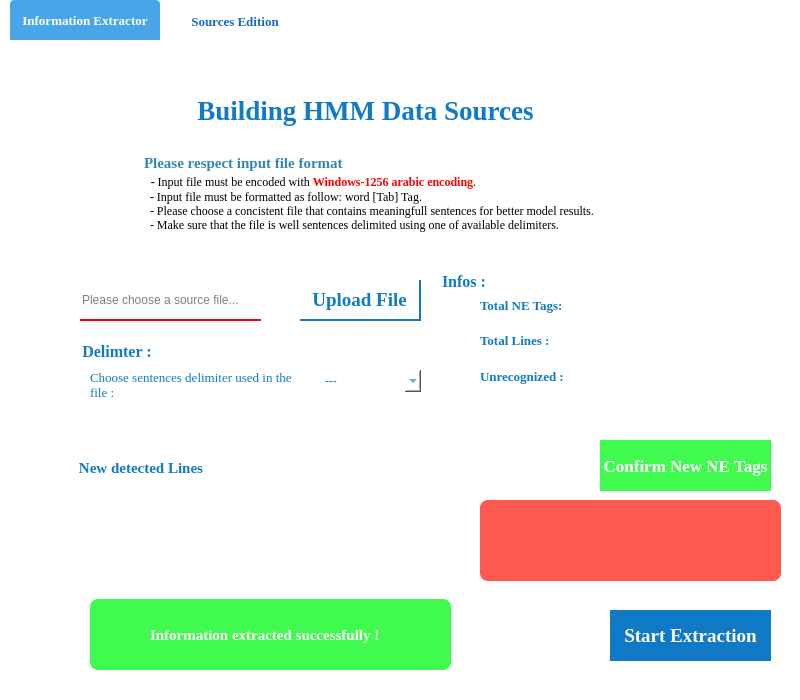
<?xml version="1.0" encoding="UTF-8"?>
<ui version="4.0">
 <class>MainWindow</class>
 <widget class="QMainWindow" name="MainWindow">
  <property name="geometry">
   <rect>
    <x>0</x>
    <y>0</y>
    <width>800</width>
    <height>700</height>
   </rect>
  </property>
  <property name="windowTitle">
   <string>Corpus Sources Automation Tool</string>
  </property>
  <property name="styleSheet">
   <string notr="true">* {

background-color: white;
}
QTabBar::tab{
background-color:white;
height: 40px;
min-width: 50px;
width:150px;
color: #156abf;

}
QTabBar::tab:selected {
background-color:#48a5e8;
border-top-right-radius: 4px;
border-top-left-radius: 4px;
color:white;
}
#infosGB,#delimiterGB{
border: 1px solid red;
}
QScrollBar:vertical {
    border: none;
    background-color: rgba(255,255,255,0);
    width: 10px;
    margin: 0px 0px 0px 5px;
 } 



</string>
  </property>
  <widget class="QWidget" name="centralwidget">
   <widget class="QTabWidget" name="tabs">
    <property name="geometry">
     <rect>
      <x>10</x>
      <y>0</y>
      <width>781</width>
      <height>701</height>
     </rect>
    </property>
    <property name="font">
     <font>
      <family>Times New Roman</family>
      <pointsize>10</pointsize>
      <weight>75</weight>
      <bold>true</bold>
     </font>
    </property>
    <property name="styleSheet">
     <string notr="true">border: Opx;</string>
    </property>
    <property name="currentIndex">
     <number>0</number>
    </property>
    <property name="tabsClosable">
     <bool>false</bool>
    </property>
    <widget class="QWidget" name="indexesTab">
     <property name="minimumSize">
      <size>
       <width>100</width>
       <height>465</height>
      </size>
     </property>
     <property name="font">
      <font>
       <family>Times New Roman</family>
       <pointsize>10</pointsize>
       <weight>75</weight>
       <bold>true</bold>
      </font>
     </property>
     <property name="styleSheet">
      <string notr="true">height : 50px;
</string>
     </property>
     <attribute name="title">
      <string>Information Extractor</string>
     </attribute>
     <widget class="QLabel" name="label">
      <property name="geometry">
       <rect>
        <x>150</x>
        <y>20</y>
        <width>411</width>
        <height>101</height>
       </rect>
      </property>
      <property name="font">
       <font>
        <family>Times New Roman</family>
        <pointsize>20</pointsize>
        <weight>75</weight>
        <bold>true</bold>
       </font>
      </property>
      <property name="styleSheet">
       <string notr="true">color:#107ac7;
</string>
      </property>
      <property name="text">
       <string>Building HMM Data Sources</string>
      </property>
      <property name="alignment">
       <set>Qt::AlignCenter</set>
      </property>
     </widget>
     <widget class="QPushButton" name="startButton">
      <property name="geometry">
       <rect>
        <x>600</x>
        <y>570</y>
        <width>161</width>
        <height>51</height>
       </rect>
      </property>
      <property name="font">
       <font>
        <family>Times New Roman</family>
        <pointsize>14</pointsize>
        <weight>75</weight>
        <bold>true</bold>
       </font>
      </property>
      <property name="styleSheet">
       <string notr="true">background-color:#107ac7;
color: white;

</string>
      </property>
      <property name="text">
       <string>Start Extraction</string>
      </property>
     </widget>
     <widget class="QLabel" name="label_2">
      <property name="geometry">
       <rect>
        <x>90</x>
        <y>110</y>
        <width>31</width>
        <height>31</height>
       </rect>
      </property>
      <property name="text">
       <string/>
      </property>
      <property name="pixmap">
       <pixmap>assets/infos_icon.png</pixmap>
      </property>
     </widget>
     <widget class="QTextEdit" name="textEdit">
      <property name="geometry">
       <rect>
        <x>130</x>
        <y>110</y>
        <width>541</width>
        <height>101</height>
       </rect>
      </property>
      <property name="font">
       <font>
        <family>Times New Roman</family>
       </font>
      </property>
      <property name="html">
       <string>&lt;!DOCTYPE HTML PUBLIC &quot;-//W3C//DTD HTML 4.0//EN&quot; &quot;http://www.w3.org/TR/REC-html40/strict.dtd&quot;&gt;
&lt;html&gt;&lt;head&gt;&lt;meta name=&quot;qrichtext&quot; content=&quot;1&quot; /&gt;&lt;style type=&quot;text/css&quot;&gt;
p, li { white-space: pre-wrap; }
&lt;/style&gt;&lt;/head&gt;&lt;body style=&quot; font-family:'Times New Roman'; font-size:8.25pt; font-weight:400; font-style:normal;&quot;&gt;
&lt;p style=&quot; margin-top:0px; margin-bottom:0px; margin-left:0px; margin-right:0px; -qt-block-indent:0; text-indent:0px;&quot;&gt;&lt;span style=&quot; font-family:'MS Shell Dlg 2'; font-size:11pt; font-weight:600; color:#3486b3;&quot;&gt;Please respect input file format&lt;/span&gt;&lt;/p&gt;
&lt;p style=&quot; margin-top:0px; margin-bottom:0px; margin-left:0px; margin-right:0px; -qt-block-indent:0; text-indent:0px;&quot;&gt;&lt;span style=&quot; font-family:'MS Shell Dlg 2'; font-size:11pt; font-weight:600; color:#3486b3;&quot;&gt; &lt;/span&gt;&lt;span style=&quot; font-family:'MS Shell Dlg 2'; font-size:9pt; font-weight:600;&quot;&gt; - &lt;/span&gt;&lt;span style=&quot; font-family:'MS Shell Dlg 2'; font-size:9pt;&quot;&gt;Input file must be encoded with &lt;/span&gt;&lt;span style=&quot; font-family:'MS Shell Dlg 2'; font-size:9pt; font-weight:600; color:#ff0000;&quot;&gt;Windows-1256 arabic encoding&lt;/span&gt;&lt;span style=&quot; font-family:'MS Shell Dlg 2'; font-size:9pt;&quot;&gt;.&lt;/span&gt;&lt;span style=&quot; font-family:'MS Shell Dlg 2'; font-size:9pt; font-weight:600; color:#3486b3;&quot;&gt; &lt;/span&gt;&lt;/p&gt;
&lt;p style=&quot; margin-top:0px; margin-bottom:0px; margin-left:0px; margin-right:0px; -qt-block-indent:0; text-indent:0px;&quot;&gt;&lt;span style=&quot; font-family:'MS Shell Dlg 2'; font-size:9pt; font-weight:600;&quot;&gt;  - &lt;/span&gt;&lt;span style=&quot; font-family:'MS Shell Dlg 2'; font-size:9pt;&quot;&gt;Input file must be formatted as follow: word [Tab] Tag.&lt;/span&gt;&lt;/p&gt;
&lt;p style=&quot; margin-top:0px; margin-bottom:0px; margin-left:0px; margin-right:0px; -qt-block-indent:0; text-indent:0px;&quot;&gt;&lt;span style=&quot; font-family:'MS Shell Dlg 2'; font-size:9pt;&quot;&gt;  - Please choose a concistent file that contains meaningfull sentences for better model results.&lt;/span&gt;&lt;/p&gt;
&lt;p style=&quot; margin-top:0px; margin-bottom:0px; margin-left:0px; margin-right:0px; -qt-block-indent:0; text-indent:0px;&quot;&gt;&lt;span style=&quot; font-family:'MS Shell Dlg 2'; font-size:9pt;&quot;&gt;  - Make sure that the file is well sentences delimited using one of available delimiters.&lt;/span&gt;&lt;/p&gt;&lt;/body&gt;&lt;/html&gt;</string>
      </property>
     </widget>
     <widget class="QGroupBox" name="delimiterGB">
      <property name="geometry">
       <rect>
        <x>70</x>
        <y>300</y>
        <width>341</width>
        <height>81</height>
       </rect>
      </property>
      <property name="font">
       <font>
        <family>Times New Roman</family>
        <pointsize>12</pointsize>
        <weight>75</weight>
        <bold>true</bold>
       </font>
      </property>
      <property name="styleSheet">
       <string notr="true">color:#107ac7;</string>
      </property>
      <property name="title">
       <string>Delimter :</string>
      </property>
      <widget class="QComboBox" name="delimiterCB">
       <property name="geometry">
        <rect>
         <x>240</x>
         <y>30</y>
         <width>101</width>
         <height>22</height>
        </rect>
       </property>
       <item>
        <property name="text">
         <string>---</string>
        </property>
       </item>
       <item>
        <property name="text">
         <string>***</string>
        </property>
       </item>
       <item>
        <property name="text">
         <string>&lt;/EOS&gt;</string>
        </property>
       </item>
      </widget>
      <widget class="QLabel" name="label_3">
       <property name="geometry">
        <rect>
         <x>10</x>
         <y>30</y>
         <width>221</width>
         <height>51</height>
        </rect>
       </property>
       <property name="font">
        <font>
         <family>Times New Roman</family>
         <pointsize>10</pointsize>
        </font>
       </property>
       <property name="text">
        <string>Choose sentences delimiter used in the file :</string>
       </property>
       <property name="alignment">
        <set>Qt::AlignLeading|Qt::AlignLeft|Qt::AlignTop</set>
       </property>
       <property name="wordWrap">
        <bool>true</bool>
       </property>
      </widget>
     </widget>
     <widget class="QGroupBox" name="infosGB">
      <property name="geometry">
       <rect>
        <x>430</x>
        <y>230</y>
        <width>331</width>
        <height>131</height>
       </rect>
      </property>
      <property name="font">
       <font>
        <family>Times New Roman</family>
        <pointsize>12</pointsize>
        <weight>75</weight>
        <bold>true</bold>
       </font>
      </property>
      <property name="styleSheet">
       <string notr="true">color:#107ac7;</string>
      </property>
      <property name="title">
       <string>Infos :</string>
      </property>
      <widget class="QWidget" name="verticalLayoutWidget_2">
       <property name="geometry">
        <rect>
         <x>40</x>
         <y>20</y>
         <width>261</width>
         <height>101</height>
        </rect>
       </property>
       <layout class="QVBoxLayout" name="verticalLayout_2">
        <item>
         <layout class="QHBoxLayout" name="horizontalLayout">
          <item>
           <widget class="QLabel" name="label_5">
            <property name="font">
             <font>
              <family>Times New Roman</family>
              <pointsize>10</pointsize>
              <weight>75</weight>
              <bold>true</bold>
             </font>
            </property>
            <property name="text">
             <string>Total NE Tags:</string>
            </property>
           </widget>
          </item>
          <item>
           <widget class="QLabel" name="NETagsLabel">
            <property name="text">
             <string/>
            </property>
           </widget>
          </item>
         </layout>
        </item>
        <item>
         <layout class="QHBoxLayout" name="horizontalLayout_3">
          <item>
           <widget class="QLabel" name="label_7">
            <property name="font">
             <font>
              <family>Times New Roman</family>
              <pointsize>10</pointsize>
              <weight>75</weight>
              <bold>true</bold>
             </font>
            </property>
            <property name="text">
             <string>Total Lines :</string>
            </property>
           </widget>
          </item>
          <item>
           <widget class="QLabel" name="OtherTagsLabel">
            <property name="text">
             <string/>
            </property>
           </widget>
          </item>
         </layout>
        </item>
        <item>
         <layout class="QHBoxLayout" name="horizontalLayout_4">
          <item>
           <widget class="QLabel" name="label_9">
            <property name="font">
             <font>
              <family>Times New Roman</family>
              <pointsize>10</pointsize>
              <weight>75</weight>
              <bold>true</bold>
             </font>
            </property>
            <property name="text">
             <string>Unrecognized :</string>
            </property>
           </widget>
          </item>
          <item>
           <widget class="QLabel" name="UnkTagsLabel">
            <property name="text">
             <string/>
            </property>
           </widget>
          </item>
         </layout>
        </item>
       </layout>
      </widget>
     </widget>
     <widget class="QLineEdit" name="lineEdit">
      <property name="geometry">
       <rect>
        <x>70</x>
        <y>240</y>
        <width>181</width>
        <height>41</height>
       </rect>
      </property>
      <property name="styleSheet">
       <string notr="true">border-bottom: 2px solid red;</string>
      </property>
      <property name="readOnly">
       <bool>true</bool>
      </property>
      <property name="placeholderText">
       <string>Please choose a source file...</string>
      </property>
     </widget>
     <widget class="QPushButton" name="uploadFileButton">
      <property name="geometry">
       <rect>
        <x>290</x>
        <y>240</y>
        <width>121</width>
        <height>41</height>
       </rect>
      </property>
      <property name="font">
       <font>
        <family>Times New Roman</family>
        <pointsize>14</pointsize>
        <weight>75</weight>
        <bold>true</bold>
       </font>
      </property>
      <property name="styleSheet">
       <string notr="true">border-right: 2px solid #107ac7;
border-bottom: 2px solid #107ac7;
color:#107ac7;

</string>
      </property>
      <property name="text">
       <string>Upload File</string>
      </property>
     </widget>
     <widget class="QGroupBox" name="errorContainer">
      <property name="geometry">
       <rect>
        <x>470</x>
        <y>460</y>
        <width>301</width>
        <height>81</height>
       </rect>
      </property>
      <property name="styleSheet">
       <string notr="true">background-color:rgba(252, 90, 78,1);
border-top-right-radius: 8px;
border-top-left-radius: 8px;
border-bottom-right-radius: 8px;
border-bottom-left-radius: 8px;</string>
      </property>
      <property name="title">
       <string/>
      </property>
      <widget class="QLabel" name="label_4">
       <property name="geometry">
        <rect>
         <x>20</x>
         <y>20</y>
         <width>31</width>
         <height>31</height>
        </rect>
       </property>
       <property name="styleSheet">
        <string notr="true">background-color:transparent;</string>
       </property>
       <property name="text">
        <string/>
       </property>
       <property name="pixmap">
        <pixmap>assets/error_icon.png</pixmap>
       </property>
      </widget>
      <widget class="QLabel" name="errorLabel">
       <property name="geometry">
        <rect>
         <x>70</x>
         <y>20</y>
         <width>211</width>
         <height>51</height>
        </rect>
       </property>
       <property name="font">
        <font>
         <family>Times New Roman</family>
         <pointsize>9</pointsize>
         <weight>75</weight>
         <bold>true</bold>
        </font>
       </property>
       <property name="styleSheet">
        <string notr="true">color:white;</string>
       </property>
       <property name="text">
        <string/>
       </property>
       <property name="wordWrap">
        <bool>true</bool>
       </property>
      </widget>
     </widget>
     <widget class="QGroupBox" name="successContainer">
      <property name="geometry">
       <rect>
        <x>80</x>
        <y>559</y>
        <width>361</width>
        <height>71</height>
       </rect>
      </property>
      <property name="styleSheet">
       <string notr="true">background-color:#41fa50;
border-top-right-radius: 8px;
border-top-left-radius: 8px;
border-bottom-right-radius: 8px;
border-bottom-left-radius: 8px;
</string>
      </property>
      <property name="title">
       <string/>
      </property>
      <widget class="QLabel" name="label_6">
       <property name="geometry">
        <rect>
         <x>60</x>
         <y>20</y>
         <width>261</width>
         <height>31</height>
        </rect>
       </property>
       <property name="font">
        <font>
         <family>Times New Roman</family>
         <pointsize>11</pointsize>
         <weight>75</weight>
         <bold>true</bold>
        </font>
       </property>
       <property name="styleSheet">
        <string notr="true">color:white;</string>
       </property>
       <property name="text">
        <string>Information extracted successfully !</string>
       </property>
      </widget>
      <widget class="QLabel" name="label_8">
       <property name="geometry">
        <rect>
         <x>10</x>
         <y>20</y>
         <width>31</width>
         <height>31</height>
        </rect>
       </property>
       <property name="text">
        <string/>
       </property>
       <property name="pixmap">
        <pixmap>assets/ok_icon.png</pixmap>
       </property>
      </widget>
     </widget>
     <widget class="QPushButton" name="confirmButton">
      <property name="geometry">
       <rect>
        <x>590</x>
        <y>400</y>
        <width>171</width>
        <height>51</height>
       </rect>
      </property>
      <property name="font">
       <font>
        <family>Times New Roman</family>
        <pointsize>13</pointsize>
        <weight>75</weight>
        <bold>true</bold>
       </font>
      </property>
      <property name="styleSheet">
       <string notr="true">background-color:#41fa50;
color: white;

</string>
      </property>
      <property name="text">
       <string>Confirm New NE Tags</string>
      </property>
     </widget>
     <widget class="QScrollArea" name="scrollArea">
      <property name="geometry">
       <rect>
        <x>20</x>
        <y>380</y>
        <width>431</width>
        <height>161</height>
       </rect>
      </property>
      <property name="styleSheet">
       <string notr="true">*{
background-color:white;
}</string>
      </property>
      <property name="widgetResizable">
       <bool>true</bool>
      </property>
      <widget class="QWidget" name="scrollAreaWidgetContents_2">
       <property name="geometry">
        <rect>
         <x>0</x>
         <y>0</y>
         <width>431</width>
         <height>161</height>
        </rect>
       </property>
       <layout class="QHBoxLayout" name="horizontalLayout_5">
        <item>
         <layout class="QHBoxLayout" name="horizontalLayout_2">
          <item>
           <widget class="QScrollArea" name="newWordsSA">
            <property name="widgetResizable">
             <bool>true</bool>
            </property>
            <widget class="QWidget" name="scrollAreaWidgetContents_3">
             <property name="geometry">
              <rect>
               <x>0</x>
               <y>0</y>
               <width>203</width>
               <height>141</height>
              </rect>
             </property>
             <layout class="QVBoxLayout" name="verticalLayout">
              <item>
               <widget class="QLabel" name="label_14">
                <property name="font">
                 <font>
                  <family>Times New Roman</family>
                  <pointsize>11</pointsize>
                  <weight>75</weight>
                  <bold>true</bold>
                 </font>
                </property>
                <property name="styleSheet">
                 <string notr="true">color:#107ac7;</string>
                </property>
                <property name="text">
                 <string>New detected Lines</string>
                </property>
                <property name="alignment">
                 <set>Qt::AlignCenter</set>
                </property>
               </widget>
              </item>
              <item>
               <widget class="QLabel" name="newWordsLabel">
                <property name="styleSheet">
                 <string notr="true">background-color:white;</string>
                </property>
                <property name="text">
                 <string/>
                </property>
                <property name="alignment">
                 <set>Qt::AlignLeading|Qt::AlignLeft|Qt::AlignTop</set>
                </property>
               </widget>
              </item>
             </layout>
            </widget>
           </widget>
          </item>
          <item>
           <widget class="QScrollArea" name="newTagsSA">
            <property name="widgetResizable">
             <bool>true</bool>
            </property>
            <widget class="QWidget" name="scrollAreaWidgetContents">
             <property name="geometry">
              <rect>
               <x>0</x>
               <y>0</y>
               <width>202</width>
               <height>141</height>
              </rect>
             </property>
             <property name="styleSheet">
              <string notr="true">background-color:white;</string>
             </property>
             <layout class="QHBoxLayout" name="horizontalLayout_6">
              <item>
               <layout class="QHBoxLayout" name="newTagscontainer"/>
              </item>
             </layout>
            </widget>
           </widget>
          </item>
         </layout>
        </item>
       </layout>
      </widget>
     </widget>
    </widget>
    <widget class="QWidget" name="rechercheTab">
     <property name="font">
      <font>
       <family>Times New Roman</family>
       <pointsize>10</pointsize>
       <weight>75</weight>
       <bold>true</bold>
      </font>
     </property>
     <property name="styleSheet">
      <string notr="true">*{
background-color:white;
}
</string>
     </property>
     <attribute name="title">
      <string>Sources Edition</string>
     </attribute>
     <widget class="QGroupBox" name="groupBox">
      <property name="geometry">
       <rect>
        <x>20</x>
        <y>30</y>
        <width>731</width>
        <height>311</height>
       </rect>
      </property>
      <property name="font">
       <font>
        <family>Times New Roman</family>
        <pointsize>16</pointsize>
        <weight>75</weight>
        <bold>true</bold>
       </font>
      </property>
      <property name="styleSheet">
       <string notr="true">color:#107ac7;</string>
      </property>
      <property name="title">
       <string>Edit Tags :</string>
      </property>
      <widget class="QLabel" name="label_10">
       <property name="geometry">
        <rect>
         <x>40</x>
         <y>40</y>
         <width>601</width>
         <height>41</height>
        </rect>
       </property>
       <property name="font">
        <font>
         <family>Times New Roman</family>
         <pointsize>10</pointsize>
         <weight>75</weight>
         <bold>true</bold>
        </font>
       </property>
       <property name="styleSheet">
        <string notr="true">color:rgba(252, 90, 78,1);</string>
       </property>
       <property name="text">
        <string>Before submitting new corpus, please make sure to check validation of the sources you are adding</string>
       </property>
      </widget>
      <widget class="QGroupBox" name="rename_selectedGB">
       <property name="geometry">
        <rect>
         <x>20</x>
         <y>110</y>
         <width>311</width>
         <height>191</height>
        </rect>
       </property>
       <property name="font">
        <font>
         <family>Times New Roman</family>
         <pointsize>12</pointsize>
         <weight>75</weight>
         <bold>true</bold>
        </font>
       </property>
       <property name="styleSheet">
        <string notr="true">color:#1366eb;</string>
       </property>
       <property name="title">
        <string>Tags to be added :</string>
       </property>
       <widget class="QComboBox" name="tags_to_addCombobox">
        <property name="geometry">
         <rect>
          <x>160</x>
          <y>0</y>
          <width>161</width>
          <height>31</height>
         </rect>
        </property>
       </widget>
       <widget class="QPushButton" name="confirm_new_nameButton">
        <property name="geometry">
         <rect>
          <x>184</x>
          <y>110</y>
          <width>91</width>
          <height>41</height>
         </rect>
        </property>
        <property name="font">
         <font>
          <family>Times New Roman</family>
          <pointsize>13</pointsize>
          <weight>75</weight>
          <bold>true</bold>
         </font>
        </property>
        <property name="styleSheet">
         <string notr="true">background-color:#41fa50;
color: white;
</string>
        </property>
        <property name="text">
         <string>Confirm</string>
        </property>
       </widget>
       <widget class="QLabel" name="label_11">
        <property name="geometry">
         <rect>
          <x>20</x>
          <y>40</y>
          <width>111</width>
          <height>31</height>
         </rect>
        </property>
        <property name="font">
         <font>
          <family>Times New Roman</family>
          <pointsize>10</pointsize>
          <weight>75</weight>
          <bold>true</bold>
         </font>
        </property>
        <property name="text">
         <string>Change it to :</string>
        </property>
       </widget>
       <widget class="QLabel" name="label_12">
        <property name="geometry">
         <rect>
          <x>30</x>
          <y>80</y>
          <width>47</width>
          <height>16</height>
         </rect>
        </property>
        <property name="font">
         <font>
          <family>Times New Roman</family>
          <pointsize>11</pointsize>
          <weight>75</weight>
          <bold>true</bold>
         </font>
        </property>
        <property name="text">
         <string>or</string>
        </property>
        <property name="alignment">
         <set>Qt::AlignCenter</set>
        </property>
       </widget>
       <widget class="QPushButton" name="undo_selectedButton">
        <property name="geometry">
         <rect>
          <x>20</x>
          <y>110</y>
          <width>91</width>
          <height>41</height>
         </rect>
        </property>
        <property name="font">
         <font>
          <family>Times New Roman</family>
          <pointsize>13</pointsize>
          <weight>75</weight>
          <bold>true</bold>
         </font>
        </property>
        <property name="styleSheet">
         <string notr="true">background-color:rgba(252, 90, 78,1);
color:white;</string>
        </property>
        <property name="text">
         <string>Delete</string>
        </property>
       </widget>
       <widget class="QLineEdit" name="rename_tag_edit">
        <property name="geometry">
         <rect>
          <x>150</x>
          <y>39</y>
          <width>131</width>
          <height>31</height>
         </rect>
        </property>
        <property name="styleSheet">
         <string notr="true">border-bottom: 2px solid red;</string>
        </property>
        <property name="placeholderText">
         <string>Enter the new tag name..</string>
        </property>
       </widget>
       <widget class="QLabel" name="update_success_label">
        <property name="geometry">
         <rect>
          <x>80</x>
          <y>160</y>
          <width>151</width>
          <height>16</height>
         </rect>
        </property>
        <property name="styleSheet">
         <string notr="true">color:#41fa50;</string>
        </property>
        <property name="text">
         <string>Tag name updated successfully !</string>
        </property>
       </widget>
      </widget>
      <widget class="QGroupBox" name="groupBox_2">
       <property name="geometry">
        <rect>
         <x>379</x>
         <y>109</y>
         <width>351</width>
         <height>211</height>
        </rect>
       </property>
       <property name="font">
        <font>
         <family>Times New Roman</family>
         <pointsize>12</pointsize>
         <weight>75</weight>
         <bold>true</bold>
        </font>
       </property>
       <property name="title">
        <string>Edit wrong tags:</string>
       </property>
       <widget class="QLabel" name="label_13">
        <property name="geometry">
         <rect>
          <x>20</x>
          <y>30</y>
          <width>51</width>
          <height>41</height>
         </rect>
        </property>
        <property name="text">
         <string/>
        </property>
        <property name="pixmap">
         <pixmap>assets/warning_icon.png</pixmap>
        </property>
       </widget>
       <widget class="QTextEdit" name="textEdit_2">
        <property name="geometry">
         <rect>
          <x>73</x>
          <y>30</y>
          <width>261</width>
          <height>81</height>
         </rect>
        </property>
        <property name="html">
         <string>&lt;!DOCTYPE HTML PUBLIC &quot;-//W3C//DTD HTML 4.0//EN&quot; &quot;http://www.w3.org/TR/REC-html40/strict.dtd&quot;&gt;
&lt;html&gt;&lt;head&gt;&lt;meta name=&quot;qrichtext&quot; content=&quot;1&quot; /&gt;&lt;style type=&quot;text/css&quot;&gt;
p, li { white-space: pre-wrap; }
&lt;/style&gt;&lt;/head&gt;&lt;body style=&quot; font-family:'MS Shell Dlg 2'; font-size:8.25pt; font-weight:400; font-style:normal;&quot;&gt;
&lt;p style=&quot; margin-top:0px; margin-bottom:0px; margin-left:0px; margin-right:0px; -qt-block-indent:0; text-indent:0px;&quot;&gt;&lt;span style=&quot; font-size:12pt; font-weight:600; color:#ffaa00;&quot;&gt;Warning &lt;/span&gt;:&lt;/p&gt;
&lt;p style=&quot; margin-top:0px; margin-bottom:0px; margin-left:0px; margin-right:0px; -qt-block-indent:0; text-indent:0px;&quot;&gt;&lt;span style=&quot; font-size:10pt;&quot;&gt;Be aware of altering such Data !&lt;/span&gt;&lt;/p&gt;
&lt;p style=&quot; margin-top:0px; margin-bottom:0px; margin-left:0px; margin-right:0px; -qt-block-indent:0; text-indent:0px;&quot;&gt;&lt;span style=&quot; font-size:10pt;&quot;&gt;Please make sure that you understand the critical change you are about to make. &lt;/span&gt;&lt;/p&gt;&lt;/body&gt;&lt;/html&gt;</string>
        </property>
       </widget>
       <widget class="QLineEdit" name="searcch_word_edit">
        <property name="geometry">
         <rect>
          <x>20</x>
          <y>140</y>
          <width>171</width>
          <height>31</height>
         </rect>
        </property>
        <property name="styleSheet">
         <string notr="true">border-bottom: 2px solid #107ac7;</string>
        </property>
        <property name="placeholderText">
         <string>Search for a word ...</string>
        </property>
       </widget>
       <widget class="QPushButton" name="search_wordButton">
        <property name="geometry">
         <rect>
          <x>220</x>
          <y>130</y>
          <width>111</width>
          <height>41</height>
         </rect>
        </property>
        <property name="font">
         <font>
          <family>Times New Roman</family>
          <pointsize>14</pointsize>
          <weight>75</weight>
          <bold>true</bold>
         </font>
        </property>
        <property name="styleSheet">
         <string notr="true">background-color:#107ac7;
color: white;

</string>
        </property>
        <property name="text">
         <string>Search</string>
        </property>
       </widget>
      </widget>
     </widget>
     <widget class="QScrollArea" name="edit_lines_SA">
      <property name="geometry">
       <rect>
        <x>20</x>
        <y>360</y>
        <width>741</width>
        <height>211</height>
       </rect>
      </property>
      <property name="widgetResizable">
       <bool>true</bool>
      </property>
      <widget class="QWidget" name="scrollAreaWidgetContents_4">
       <property name="geometry">
        <rect>
         <x>0</x>
         <y>0</y>
         <width>741</width>
         <height>211</height>
        </rect>
       </property>
       <widget class="QWidget" name="verticalLayoutWidget">
        <property name="geometry">
         <rect>
          <x>20</x>
          <y>10</y>
          <width>691</width>
          <height>181</height>
         </rect>
        </property>
        <layout class="QVBoxLayout" name="editvbox"/>
       </widget>
      </widget>
     </widget>
     <widget class="QPushButton" name="confirm_allButton">
      <property name="geometry">
       <rect>
        <x>570</x>
        <y>600</y>
        <width>181</width>
        <height>51</height>
       </rect>
      </property>
      <property name="font">
       <font>
        <family>Times New Roman</family>
        <pointsize>14</pointsize>
        <weight>75</weight>
        <bold>true</bold>
       </font>
      </property>
      <property name="styleSheet">
       <string notr="true">background-color:#04bd35;
color: white;
</string>
      </property>
      <property name="text">
       <string>Confirm all changes</string>
      </property>
     </widget>
    </widget>
   </widget>
  </widget>
 </widget>
 <resources/>
 <connections/>
</ui>
